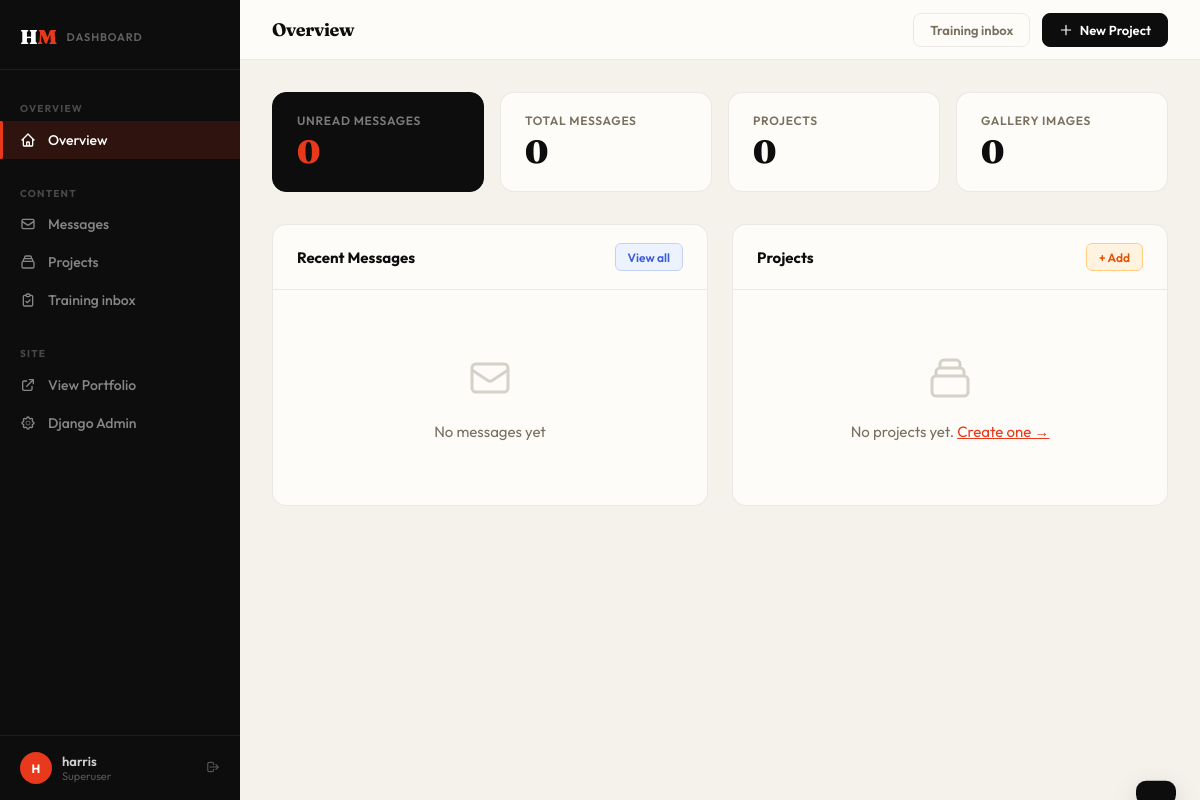
/dashboard/ (signed in), run on an earlier commit of the app's database.
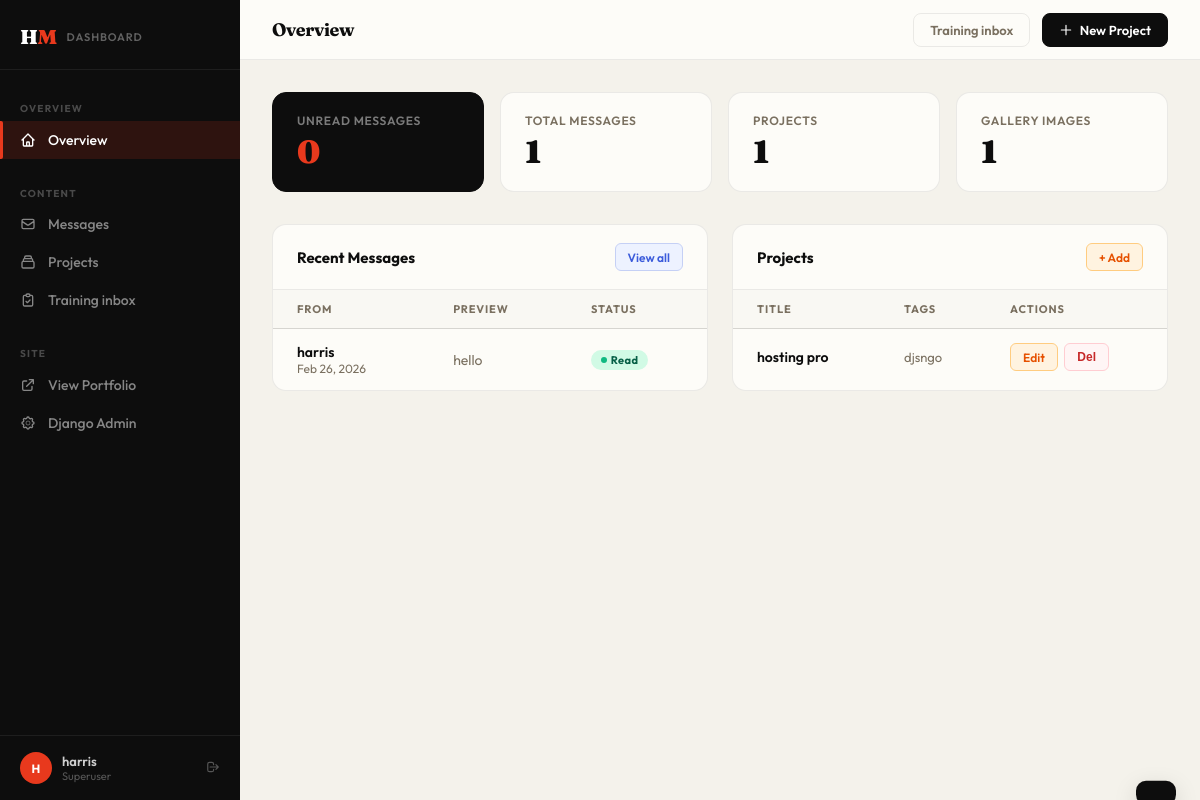
And on a later commit of the database.
### harrison/models.py (models this page shows, shortened)
class ContactMessage(models.Model):
    sender = models.ForeignKey(User, on_delete=models.SET_NULL, null=True, blank=True, related_name='sent_messages')
    email = models.EmailField(blank=True, null=True)
    name = models.CharField(max_length=100, blank=True)
    message = models.TextField()
    sent_at = models.DateTimeField(auto_now_add=True)
    is_read = models.BooleanField(default=False)
    class Meta:
        ordering = ['-sent_at']
    @property
    def display_name(self):
        if self.sender:
            return self.sender.get_full_name() or self.sender.username
        return self.name or 'Anonymous'

class Project(models.Model):
    COLORS = [
        ('violet', 'Violet'),
        ('blue', 'Blue'),
        ('emerald', 'Emerald'),
        ('rose', 'Rose'),
        ('yellow', 'Yellow'),
        ('pink', 'Pink'),
    ]
    title = models.CharField(max_length=200)
    description = models.TextField()
    tags = models.CharField(max_length=500, help_text='Comma-separated tags e.g. Laravel,Livewire,Tailwind')
    url = models.URLField(blank=True)
    url_label = models.CharField(max_length=50, default='View Project')
    color = models.CharField(max_length=20, choices=COLORS, default='violet')
    bg_image = models.ImageField(upload_to='project_bgs/', blank=True, null=True)
    order = models.PositiveIntegerField(default=0)
    created_at = models.DateTimeField(auto_now_add=True)
    class Meta:
        ordering = ['order', '-created_at']

### harrison/views.py (the view)
    def wrapper(request, *args, **kwargs):
        if not request.user.is_authenticated:
            return redirect(f'/login/?next={request.path}')
        if not request.user.is_superuser:
            return redirect('home')
        return view_func(request, *args, **kwargs)

### harrison/context_processors.py (called while the page is built)
def agent(request):
    return {
        "AGENT_CHAT_URL": getattr(
            settings,
            "AGENT_CHAT_URL",
            "https://supervisors-moral-dive-program.trycloudflare.com/chat",
        ),
    }

### harrison/views.py (called while the page is built)
def superuser_required(view_func):
    def wrapper(request, *args, **kwargs):
        if not request.user.is_authenticated:
            return redirect(f'/login/?next={request.path}')
        if not request.user.is_superuser:
            return redirect('home')
        return view_func(request, *args, **kwargs)
    wrapper.__name__ = view_func.__name__
    return wrapper

### harrison/templates/harrison/dashboard.html (shortened to what the changed rows need)
{% extends 'harrison/dashboard_base.html' %}
{% block content %}
  <div class="stat-grid">
    <div class="stat-card-dash">
      <div class="stat-label">Total Messages</div>
      <div class="stat-value">{{ total_messages }}</div>
    </div>
    <div class="stat-card-dash">
      <div class="stat-label">Projects</div>
      <div class="stat-value">{{ total_projects }}</div>
    </div>
    <div class="stat-card-dash">
      <div class="stat-label">Gallery Images</div>
      <div class="stat-value">{{ total_gallery }}</div>
    </div>
  </div>
  <div style="display:grid;grid-template-columns:1fr 1fr;gap:1.5rem;">
    <div class="dash-table-wrap">
      {% if recent_messages %}
      <table>
        <thead>
          <tr>
            <th>From</th>
            <th>Preview</th>
            <th>Status</th>
          </tr>
        </thead>
        <tbody>
          {% for msg in recent_messages %}
          <tr style="cursor:pointer;" onclick="window.location='{% url 'message_detail' msg.id %}'">
            <td>
              <div style="font-weight:600;color:var(--dash-ink);">{{ msg.display_name }}</div>
              <div style="font-size:0.75rem;color:var(--dash-muted);">{{ msg.sent_at|date:"M d, Y" }}</div>
            </td>
            <td style="max-width:180px;overflow:hidden;text-overflow:ellipsis;white-space:nowrap;color:var(--dash-muted);">
              {{ msg.message|truncatechars:60 }}
            </td>
            <td>
              {% if msg.is_read %}
              <span class="badge badge-read"><span class="badge-dot"></span>Read</span>
              {% else %}
              <span class="badge badge-new"><span class="badge-dot"></span>New</span>
              {% endif %}
            </td>
          </tr>
          {% endfor %}
        </tbody>
      </table>
      {% else %}
      <div class="empty-state">
        <svg fill="none" stroke="currentColor" viewBox="0 0 24 24"><path stroke-linecap="round" stroke-linejoin="round" stroke-width="1.5" d="M3 8l7.89 5.26a2 2 0 002.22 0L21 8M5 19h14a2 2 0 002-2V7a2 2 0 00-2-2H5a2 2 0 00-2 2v10a2 2 0 002 2z"/></svg>
        <p>No messages yet</p>
      </div>
      {% endif %}
    </div>
    <div class="dash-table-wrap">
      {% if projects %}
      <table>
        <thead>
          <tr>
            <th>Title</th>
            <th>Tags</th>
            <th>Actions</th>
          </tr>
        </thead>
        <tbody>
          {% for project in projects %}
          <tr>
            <td>
              <div style="font-weight:600;color:var(--dash-ink);">{{ project.title }}</div>
            </td>
            <td style="max-width:140px;overflow:hidden;text-overflow:ellipsis;white-space:nowrap;color:var(--dash-muted);font-size:0.8125rem;">
              {{ project.tags|truncatechars:35 }}
            </td>
            <td>
              <div style="display:flex;gap:0.4rem;">
                <a href="{% url 'project_edit' project.id %}" class="action-btn action-btn-edit">Edit</a>
                <button class="action-btn action-btn-delete" onclick="confirmDeleteProject({{ project.id }}, '{{ project.title|escapejs }}')">Del</button>
              </div>
            </td>
          </tr>
          {% endfor %}
        </tbody>
      </table>
      {% else %}
      <div class="empty-state">
        <svg fill="none" stroke="currentColor" viewBox="0 0 24 24"><path stroke-linecap="round" stroke-linejoin="round" stroke-width="1.5" d="M19 11H5m14 0a2 2 0 012 2v6a2 2 0 01-2 2H5a2 2 0 01-2-2v-6a2 2 0 012-2m14 0V9a2 2 0 00-2-2M5 11V9a2 2 0 012-2m0 0V5a2 2 0 012-2h6a2 2 0 012 2v2M7 7h10"/></svg>
        <p>No projects yet. <a href="{% url 'project_create' %}" style="color:var(--dash-accent);">Create one →</a></p>
      </div>
      {% endif %}
    </div>
  </div>
{% endblock %}

What changed in the data, as far as the page shows it:
added ContactMessage: display_name "harris", sent_at "Feb 26, 2026", message "hello", is_read True (drawn)
added Project: title "hosting pro", tags "djsngo"
Also different on the page:
{{ total_messages }}: "0" → "1"
{{ total_projects }}: "0" → "1"
{{ total_gallery }}: "0" → "1"
text no longer shown: "No messages yet No projects yet. Create one →"
text now shown: "FROM PREVIEW STATUS TITLE TAGS ACTIONS"
